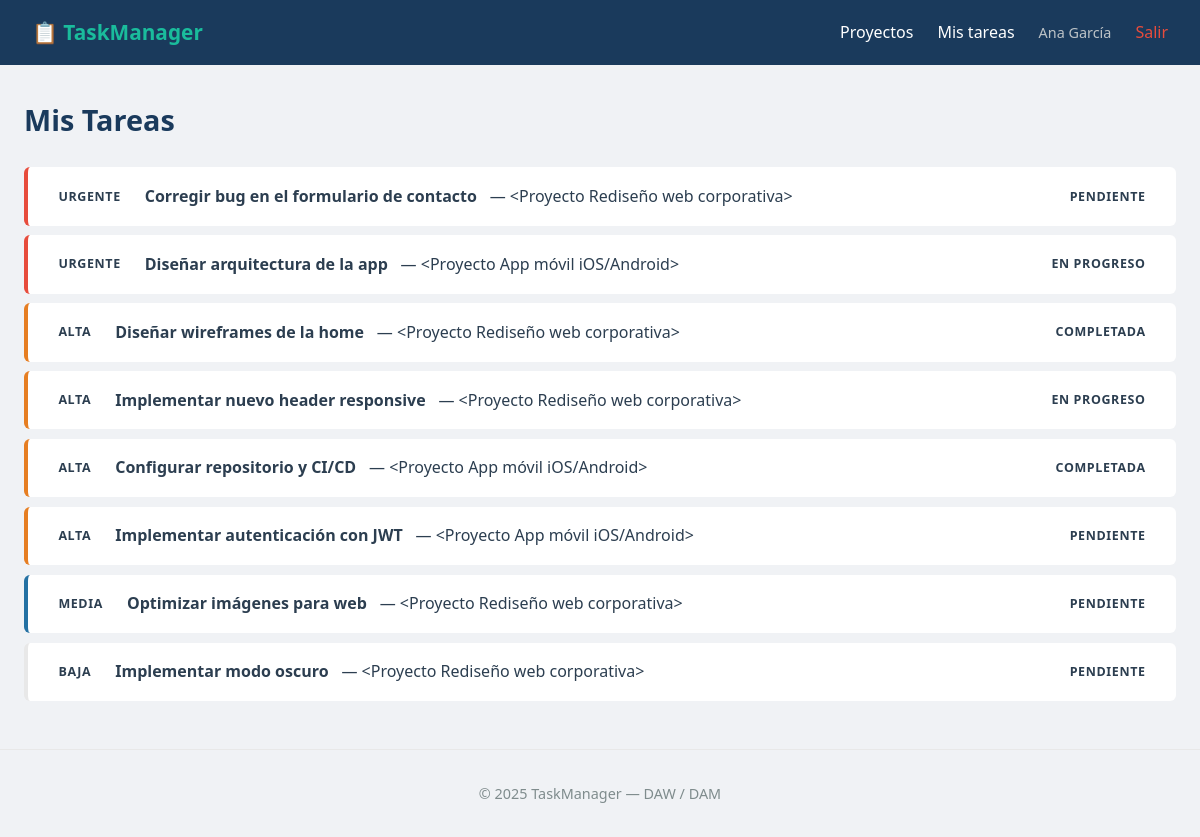
Screenshot of /proyectos/tareas (signed in) with the database file from the repository.
### app/models.py (models this page shows, shortened)
class Usuario(UserMixin, db.Model): # UserMixin PRIMERO, db.Model SEGUNDO
    __tablename__ = 'usuarios'
    id = db.Column(db.Integer, primary_key=True)
    nombre = db.Column(db.String(100), nullable=False)
    email = db.Column(db.String(150), unique=True, nullable=False)
    password = db.Column(db.String(256), nullable=False)
    rol = db.Column(db.String(20), default='usuario') # 'usuario' o
    'admin'
    activo = db.Column(db.Boolean, default=True)
    creado_en = db.Column(db.DateTime, default=datetime.utcnow)
    proyectos = db.relationship('Proyecto', backref='propietario',
                                lazy='dynamic',
                                foreign_keys='Proyecto.propietario_id')
    @property
    def es_admin(self):
        return self.rol == 'admin'
    @property
    def is_active(self):
        return self.activo

class Tarea(db.Model):
    __tablename__ = 'tareas'
    id = db.Column(db.Integer, primary_key=True)
    titulo = db.Column(db.String(200), nullable=False)
    descripcion = db.Column(db.Text)
    prioridad = db.Column(db.String(20), default='media')
    estado = db.Column(db.String(20), default='pendiente')
    fecha_limite = db.Column(db.Date)
    creado_en = db.Column(db.DateTime, default=datetime.utcnow)
    proyecto_id = db.Column(db.Integer, db.ForeignKey('proyectos.id'))
    asignado_id = db.Column(db.Integer, db.ForeignKey('usuarios.id'),
    nullable=True)
    comentarios = db.relationship('Comentario', backref='tarea',
    lazy='dynamic',
    cascade='all, delete-orphan')
    etiquetas = db.relationship('Etiqueta', secondary=tarea_etiqueta,
    backref=db.backref('tareas', lazy='dynamic'))

class Proyecto(db.Model):
    __tablename__ = 'proyectos'
    id = db.Column(db.Integer, primary_key=True)
    titulo = db.Column(db.String(100), nullable=False)
    descripcion = db.Column(db.Text)
    estado = db.Column(db.String(20), default='activo')
    fecha_limite = db.Column(db.Date)
    creado_en = db.Column(db.DateTime, default=datetime.utcnow)
    propietario_id = db.Column(db.Integer, db.ForeignKey('usuarios.id'))
    tareas = db.relationship('Tarea', backref='proyecto', lazy='dynamic',
    cascade='all, delete-orphan',
    order_by='Tarea.creado_en')
    def __repr__(self):
        return f'<Proyecto {self.titulo}>'

### app/routes/tasks.py (the view)
@tasks.route('/tareas')
@login_required # ← Protege esta ruta
def mis_tareas():
    tareas = Tarea.query.all()
    tareas.sort(key=lambda t: ORDEN_PRIORIDAD.get(t.prioridad, 99))
    return render_template('tasks/lista.html', tareas=tareas)

### app/models.py (called while the page is built)
@login_manager.user_loader
def cargar_usuario(user_id):
    return Usuario.query.get(int(user_id))

### app/templates/tasks/lista.html (shortened to what this page needs)
{% extends 'base.html' %}
{% block content %}
<div class='page-header'>
    <h1>Mis Tareas</h1>
</div>
{% for tarea in tareas %}
<div class='tarea prioridad-{{ tarea.prioridad }}'>
    <div class='tarea-info'>
        <span class='badge badge-prioridad-{{ tarea.prioridad }}'>
            {{ tarea.prioridad | upper }}
        </span>
        <strong>{{ tarea.titulo }}</strong>
        <span class='proyecto-nombre'>— {{ tarea.proyecto }}</span>
    </div>
    <span class='badge badge-estado-{{ tarea.estado }}'>
        {{ tarea.estado | replace('_', ' ') | capitalize }}
    </span>
</div>
{% else %}
<p class='vacio'>No hay tareas.</p>
{% endfor %}
{% endblock %}

### app/templates/base.html (shortened to what this page needs)
<!DOCTYPE html>
<html lang='es'>
<head>
    <link rel='stylesheet' href="{{ url_for('static', filename='css/style.css')
    }}">
</head>
<body>
    <nav class='navbar'>
        <a href="{{ url_for('main.index') }}" class='logo'>📋 TaskManager</a>
        <div class='nav-links'>
            {% if current_user.is_authenticated %}
                <a href="{{ url_for('projects.lista') }}">Proyectos</a>
                <a href="{{ url_for('tasks.mis_tareas') }}">Mis tareas</a>
                <span class='nav-usuario'>{{ current_user.nombre }}</span>
                <a href="{{ url_for('auth.logout') }}" class='nav-logout'>Salir</a>
            {% else %}
                <a href="{{ url_for('auth.login') }}">Iniciar sesión</a>
                <a href="{{ url_for('auth.registro') }}" class='btn btnsm'>Registrarse</a>
            {% endif %}
        </div>
    </nav>
    <main class='contenido'>
    {% block content %}{% endblock %}
    </main>
    <footer><p>&copy; 2025 TaskManager — DAW / DAM</p></footer>
</body>
</html>

### app/static/css/style.css (style rules this page uses)
*, *::before, *::after { margin: 0; padding: 0; box-sizing: border-box; }
:root { --azul-oscuro: #1a3a5c; --azul: #2471a3; --verde: #1abc9c; --rojo: #e74c3c; --naranja: #e67e22; --gris-claro: #f0f2f5; --texto: #2c3e50; --texto-suave: #7f8c8d; }
body { font-family: 'Segoe UI', Arial, sans-serif; background: var(--gris-claro); color: var(--texto); line-height: 1.6; }
.navbar { background: var(--azul-oscuro); display: flex; justify-content: space-between; align-items: center; padding: 1rem 2rem; position: sticky; top: 0; z-index: 100; }
.navbar .logo { color: var(--verde); font-weight: 700; font-size: 1.3rem; text-decoration: none; }
.nav-links { display: flex; align-items: center; gap: 1.5rem; }
.nav-links a { color: #fff; text-decoration: none; transition: color .2s; }
.contenido { max-width: 1200px; margin: 2rem auto; padding: 0 1.5rem; }
.page-header { display: flex; justify-content: space-between; align-items: center; margin-bottom: 1.5rem; }
.page-header h1 { font-size: 1.8rem; color: var(--azul-oscuro); }
.badge { padding: .2rem .7rem; border-radius: 12px; font-size: .78rem; font-weight: 600; text-transform: uppercase; letter-spacing: .05em; }
.tarea { background: #fff; border-radius: 6px; padding: 1rem 1.2rem; margin-bottom: .6rem; display: flex; justify-content: space-between; align-items: center; border-left: 4px solid #e8e8e8; }
.tarea.prioridad-urgente { border-left-color: var(--rojo); }
.tarea.prioridad-alta { border-left-color: var(--naranja); }
.tarea.prioridad-media { border-left-color: var(--azul); }
.tarea-info { display: flex; align-items: center; gap: .8rem; }
footer { text-align: center; padding: 2rem; color: var(--texto-suave); margin-top: 3rem; border-top: 1px solid #e8e8e8; font-size: .9rem; }
.nav-usuario { color: #bdc3c7; font-size: .9rem; }
.nav-logout { color: #e74c3c !important; }

### rows the page displays
Usuario: nombre "Ana García"
Tarea: prioridad "URGENTE", titulo "Corregir bug en el formulario de contacto", proyecto "<Proyecto Rediseño web corporativa>", estado "PENDIENTE"
Tarea: prioridad "URGENTE", titulo "Diseñar arquitectura de la app", proyecto "<Proyecto App móvil iOS/Android>", estado "EN PROGRESO"
Tarea: prioridad "ALTA", titulo "Diseñar wireframes de la home", proyecto "<Proyecto Rediseño web corporativa>", estado "COMPLETADA"
Tarea: prioridad "ALTA", titulo "Implementar nuevo header responsive", proyecto "<Proyecto Rediseño web corporativa>", estado "EN PROGRESO"
Tarea: prioridad "ALTA", titulo "Configurar repositorio y CI/CD", proyecto "<Proyecto App móvil iOS/Android>", estado "COMPLETADA"
Tarea: prioridad "ALTA", titulo "Implementar autenticación con JWT", proyecto "<Proyecto App móvil iOS/Android>", estado "PENDIENTE"
Tarea: prioridad "MEDIA", titulo "Optimizar imágenes para web", proyecto "<Proyecto Rediseño web corporativa>", estado "PENDIENTE"
Tarea: prioridad "BAJA", titulo "Implementar modo oscuro", proyecto "<Proyecto Rediseño web corporativa>", estado "PENDIENTE"
